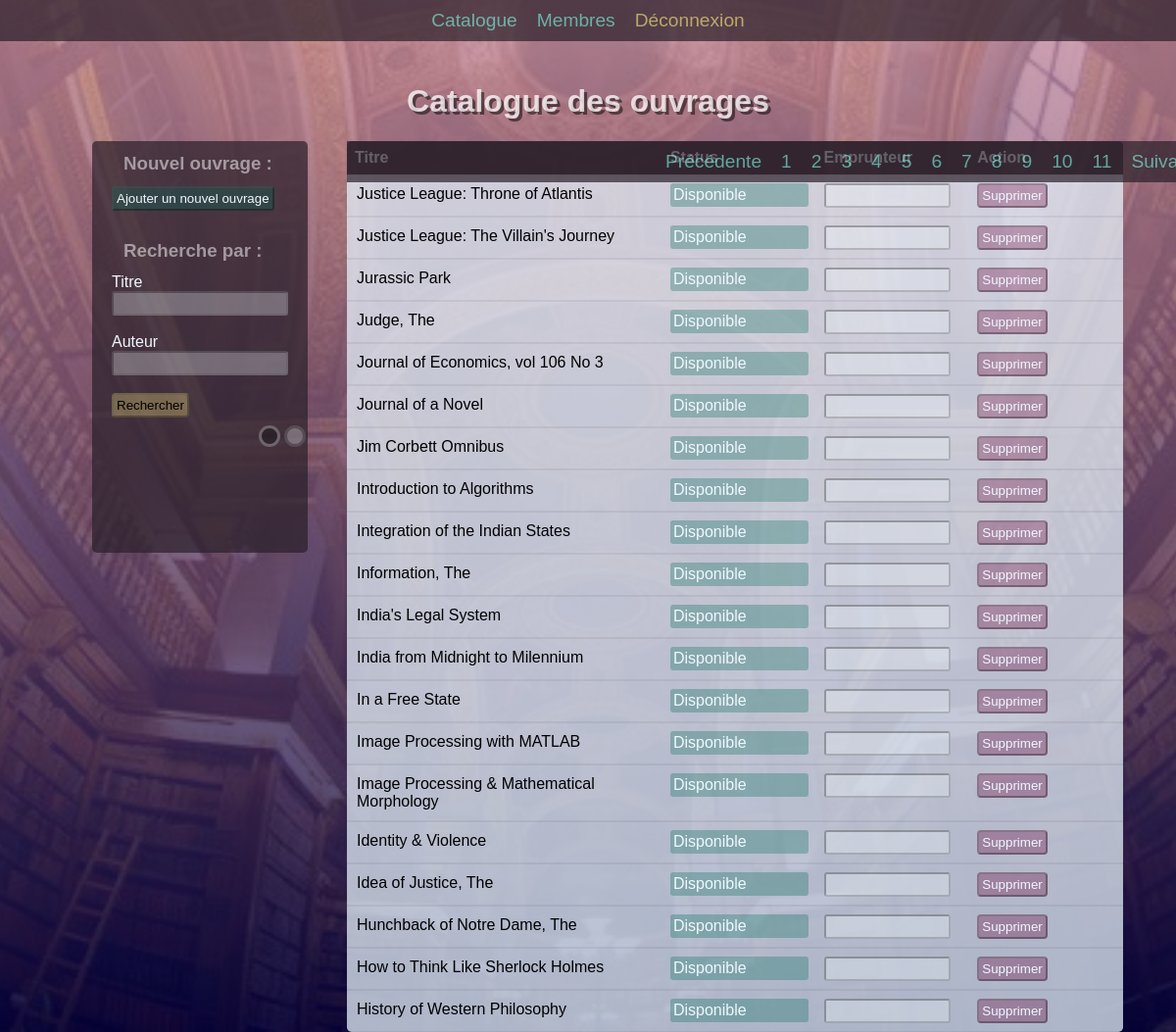
Screenshot of /index.php?page=6 (signed in) with the database file from the repository.
### tables this page shows
CREATE TABLE `books` (
  `id` int NOT NULL,
  `Title` varchar(54) DEFAULT NULL,
  `published_date` date DEFAULT NULL,
  `available` tinyint(1) NOT NULL,
  `description` text NOT NULL,
  `id_category` int DEFAULT NULL,
  `id_author` int DEFAULT NULL,
  `id_publisher` int DEFAULT NULL
);

### src/controllers/homepage.php (called while the page is built, shortened)
<?php
require_once("../src/models/Book.php");
class Homepage {
    public function index(){
        $Book = new Book();
        if (isset($_GET["page"]) && !empty($_GET["page"])) {
            $page = strip_tags($_GET["page"]);
        }else {
            $page = 1;
        }
        $nbrBooks = $Book->booksCount();
        $parPage = 20;
        $nbrPages = ceil($nbrBooks/$parPage);
        $premier = ($page * $parPage) -$parPage;
        $books = $Book->findBooks($premier ,$parPage);
        require("../templates/homepage.php");
    }
}

### src/models/Book.php (called while the page is built, shortened)
<?php
class Book
{
    public function findBooks($premier, $parPage){
        require('../src/pdo/PDO.php');
        $booksDB = $db -> prepare("SELECT b.id as id,b.Title as Title,b.published_date as p_date,b.available as available,b.description as description,c.name as category,a.author as author,p.name as publisher FROM books b LEFT JOIN category c ON b.id_category = c.id_category LEFT JOIN author a ON b.id_author = a.id_author LEFT JOIN publisher p ON b.id_publisher = p.id_publisher ORDER BY b.id DESC LIMIT " . $premier . ", " . $parPage);
        $booksDB -> execute();
        $books = $booksDB -> fetchAll();
        return $books;
    }
    public function booksCount(){
        require('../src/pdo/PDO.php');
        $booksDB = $db -> prepare("SELECT COUNT(*) FROM books b LEFT JOIN category c ON b.id_category = c.id_category LEFT JOIN author a ON b.id_author = a.id_author LEFT JOIN publisher p ON b.id_publisher = p.id_publisher ORDER BY b.id DESC");
        $booksDB -> execute();
        $booksNumber = $booksDB -> fetch();
        return $booksNumber[0];
    }
}

### templates/homepage.php (the view, shortened to what this page needs)
<h1>Catalogue des ouvrages</h1>
<div class="pageContainer">
    <div class="filters">
        <div class="search">
            <h3>Nouvel ouvrage :</h3>
            <a href="../index.php?action=fichevierge"><button class="btnAjouter">Ajouter un nouvel ouvrage</button></a>
            <br><br>
            <h3>Recherche par :</h3>
            <label for="titre">Titre</label><br>
            <input type="text" name="titre" class="inputEmprunteur">
            <br><br>
            <label for="auteur">Auteur</label><br>
            <input type="text" name="auteur" class="inputEmprunteur">
            <br><br>
            <button class="btnFiche">Rechercher</button>
            <div class="themeSelector">
                <div id="theme1"> </div>
                <div id="theme2"> </div>
            </div>
        </div>
    </div>
    <div class="catalogue">
        <div class="ligneCatalogue">
            <div class="colonneTitreB">
                <strong>Titre</strong>
            </div>
            <div class="colonneStatusB">
                <strong>Status</strong>
            </div>
            <div class="colonneEmprunteurB">
                <strong>Emprunteur</strong>
            </div>
            <div class="colonneEmprunteurB">
                <strong>Action</strong>
            </div>
        </div>
        <?php foreach ($books as $key => $book) : ?>
        <div class="ligneCatalogueB">
            <div class="colonneTitre">
                <a href="./index.php?action=fiche&id=<?= $book['id'] ?>">
                    <p class="booktitle"><?= $book['Title'] ?></p>
                </a>
            </div>
            <div class="colonneStatus">
                <?php if ($book['available'] == 0) : ?>
                    <a href="./index.php?action=fiche&id=<?= $book['id'] ?>">
                        <div class="btnAjouter">Disponible</div>
                    </a>
                <?php else : ?>
                    <a href="./index.php?action=fiche&id=<?= $book['id'] ?>">
                        <div class="btnSupprimer">Prêté</div>
                    </a>
                <?php endif ?>
            </div>
            <?php if ($book['available'] == 0) : ?>
            <div class="colonneEmprunteur">
                <input type="text" value="" class="inputEmprunteur" id="e1" disabled>
            </div>
            <?php endif ?>
            <div class="colonneEmprunteur">
                <a href="index.php?action=deleteBook&id=<?= $book['id'] ?>&status=<?= $book['available'] ?>">
                    <button class="btnSupprimer">Supprimer</button>
                </a>
            </div>
        </div>
        <?php endforeach ?>
        <nav>
            <ul class="pagination">
                <li class="page-item <?= ($page == 1) ? "disabled" : "" ?>">
                    <a href="../index.php?page=<?= $page - 1 ?>" class="page-link">Précédente</a>
                </li>
                <?php for($i = 1; $i <= $nbrPages; $i++) : ?>
                    <li class="page-item <?= ($page == $i) ? "active" : "" ?>">
                        <a href="../index.php?page=<?= $i ?>" class="page-link"><?= $i ?></a>
                    </li>
                <?php endfor ?>
                <li class="page-item <?= ($page == $nbrPages) ? "disabled" : "" ?>">
                    <a href="../index.php?page=<?= $page + 1 ?>" class="page-link">Suivante</a>
                </li>
            </ul>
        </nav>
    </div>
    <?php require("base.php");

### public/style.css (style rules this page uses)
html { scroll-behavior: smooth; --color0: rgb(0, 0, 0); --color0b: rgb(240, 248, 255); --color0c: rgba(42, 32, 42, 0.7); --color1: hsla(169, 100%, 21%, 0.3); --color1Over: hsla(169, 100%, 21%, 0.8); --color2: hsla(328, 100%, 21%, 0.3); --color2Over: hsla(328, 100%, 21%, 0.8); --colorBg1: rgba(200, 140, 160, 0.8); --colorBg2: rgba(0, 0, 64, 0.8); --colorM1: hsla(169, 100%, 75%, 0.6); --colorM1Over: hsla(169, 100%, 75%, 0.9); --colorM2: hsla(53, 100%, 75%, 0.6); --colorM2Over: hsla(53, 100%, 75%, 0.9); }
body { padding: 0; margin: 0; display: flex; flex-flow: column; align-items: center; background-image: linear-gradient(var(--colorBg1), var(--colorBg2)), url("./img/fond_biblio.webp"); background-attachment: fixed; background-repeat: no-repeat; background-position: 50% 50%; background-size: cover; font-family: 'Gill Sans', 'Gill Sans MT', Calibri, 'Trebuchet MS', sans-serif; }
nav { background-color: var(--color0c); width: 100%; position: fixed; }
ul { list-style-type: none; margin: 0; padding: 0; display: flex; align-items: center; justify-content: center; }
li { margin: 10px; font-size: 1.2em; }
a { color: var(--colorM1); text-decoration: none; font-size: 1.0em; }
h1 { text-shadow: rgba(0, 0, 0, 0.5) 3px 3px; color: rgba(255, 255, 255, 0.75); padding-top: 64px; }
.pageContainer { width: 100%; display: flex; justify-content: center; }
.filters { width: 25%; height: 64vh; display: flex; justify-content: center; overflow: hidden; }
.search { background-color: var(--color0c); width: 200px; height: 420px; border-radius: 0.3em; padding-left: 20px; position: fixed; color: var(--color0b); }
.search h3 { color: hsla(0, 0%, 100%, 0.5); margin: 12px; }
.themeSelector { width: 100%; padding-top: 6px; padding-right: 64px; display: flex; justify-content: flex-end; }
#theme1 { background-color: rgba(0, 0, 0, 0.3); border-color: rgba(255, 255, 255, 0.3); border-style: solid; width: 16px; height: 16px; border-radius: 50%; margin: 2px; }
#theme2 { background-color: rgba(255, 255, 255, 0.3); border-color: rgba(0, 0, 0, 0.3); border-style: solid; width: 16px; height: 16px; border-radius: 50%; margin: 2px; }
.catalogue { width: 66%; max-width: 800px; display: flex; flex-flow: column; overflow: hidden; border-radius: 0.3em; }
.ligneCatalogue { background-color: var(--color0c); width: 100%; display: flex; justify-content: space-between; }
.ligneCatalogueB { width: 100%; display: flex; justify-content: space-between; }
.colonneTitreB { width: 50%; padding: 8px; color: var(--color0b); }
.colonneStatusB { width: 23%; padding: 8px; color: var(--color0b); }
.colonneEmprunteurB { width: 23%; padding: 8px; color: var(--color0b); }
.colonneTitre { background-color: hsla(210, 67%, 94%, 0.75); width: 50%; padding: 8px; border-width: 1px; border-style: solid none; border-color: rgba(0, 0, 0, 0.06); }
.colonneTitre a { color: var(--color0); text-decoration: none; font-size: 1.0em; }
.colonneStatus { background-color: hsla(210, 67%, 94%, 0.75); width: 23%; padding: 8px; border-width: 1px; border-style: solid none; border-color: rgba(0, 0, 0, 0.06); }
.colonneEmprunteur { background-color: hsla(210, 67%, 94%, 0.75); width: 23%; padding: 8px; border-width: 1px; border-style: solid none; border-color: rgba(0, 0, 0, 0.06); }
.booktitle { margin: 2px; }
.inputEmprunteur { background-color: hsla(200, 100%, 97%, 0.3); width: 85%; border-radius: 3px; padding: 3px; border-color: hsla(0, 0%, 0%, 0.3); }
.btnFiche { background-color: hsla(53, 100%, 75%, 0.3); border-radius: 0.3em; padding: 3px; border-color: hsla(0, 0%, 0%, 0.3); }
.btnAjouter { background-color: var(--color1); border-radius: 3px; padding: 3px; border-color: rgba(0, 0, 0, 0.3); color: var(--color0b); overflow: hidden; }
.btnSupprimer { background-color: var(--color2); border-radius: 0.3em; padding: 3px; border-color: hsla(0, 0%, 0%, 0.3); color: var(--color0b); overflow: hidden; }

### rows the page displays
books: Title "Justice League: Throne of Atlantis"
books: Title "Justice League: The Villain's Journey"
books: Title "Jurassic Park"
books: Title "Judge, The"
books: Title "Journal of Economics, vol 106 No 3"
books: Title "Journal of a Novel"
books: Title "Jim Corbett Omnibus"
books: Title "Introduction to Algorithms"
books: Title "Integration of the Indian States"
books: Title "Information, The"
books: Title "India's Legal System"
books: Title "India from Midnight to Milennium"
books: Title "In a Free State"
books: Title "Image Processing with MATLAB"
books: Title "Image Processing & Mathematical Morphology"
books: Title "Identity & Violence"
books: Title "Idea of Justice, The"
books: Title "Hunchback of Notre Dame, The"
books: Title "How to Think Like Sherlock Holmes"
books: Title "History of Western Philosophy"
